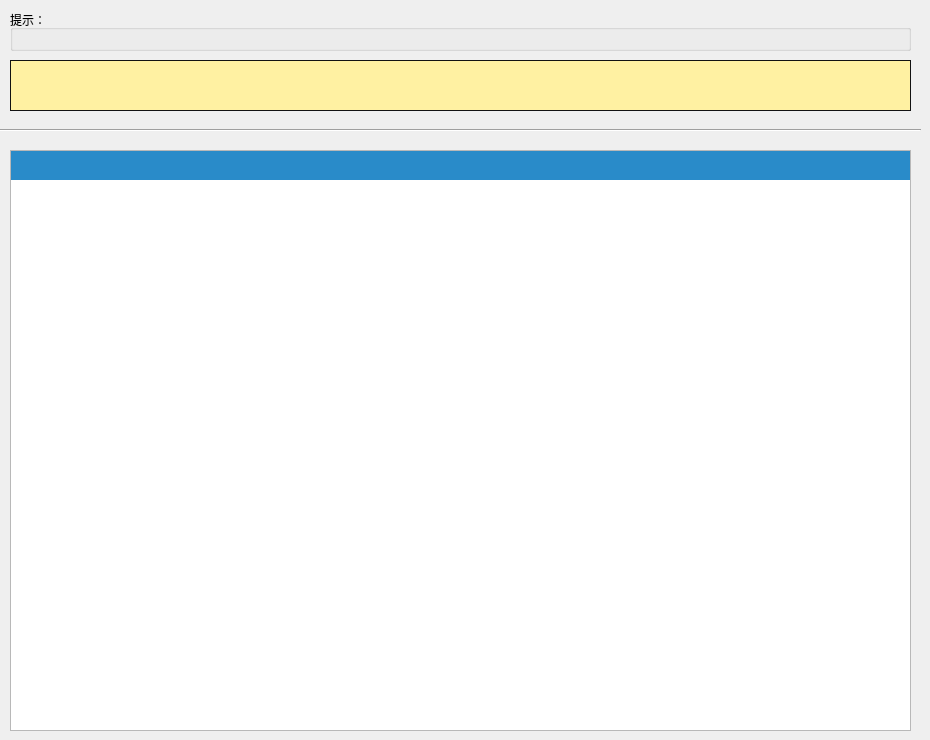
       <widget class="QWidget" name="Invalid_Elective">
        <attribute name="title">
         <string>无效的选课结果</string>
        </attribute>
        <widget class="QLabel" name="label_3">
         <property name="geometry">
          <rect>
           <x>10</x>
           <y>60</y>
           <width>901</width>
           <height>51</height>
          </rect>
         </property>
         <property name="font">
          <font>
           <family>黑体</family>
           <pointsize>10</pointsize>
          </font>
         </property>
         <property name="styleSheet">
          <string notr="true">background-color: rgb(255, 241, 162);
color: rgb(255, 56, 42);
border-width: 1px;border-style: solid;
border-color: rgb(18, 18, 18);</string>
         </property>
         <property name="text">
          <string/>
         </property>
        </widget>
        <widget class="QGroupBox" name="groupBox_5">
         <property name="geometry">
          <rect>
           <x>10</x>
           <y>10</y>
           <width>901</width>
           <height>41</height>
          </rect>
         </property>
         <property name="title">
          <string>提示：</string>
         </property>
        </widget>
        <widget class="Line" name="line_2">
         <property name="geometry">
          <rect>
           <x>0</x>
           <y>120</y>
           <width>921</width>
           <height>20</height>
          </rect>
         </property>
         <property name="styleSheet">
          <string notr="true">border-color: rgb(30, 150, 255);</string>
         </property>
         <property name="orientation">
          <enum>Qt::Horizontal</enum>
         </property>
        </widget>
        <widget class="QTableView" name="null_course_res_view">
         <property name="geometry">
          <rect>
           <x>10</x>
           <y>150</y>
           <width>901</width>
           <height>581</height>
          </rect>
         </property>
         <property name="styleSheet">
          <string notr="true">QTableView QTableCornerButton::section {
    color: white;/*文字颜色*/
    background-color: rgb(41, 139, 201);/*背景色*/
    border: 5px solid #418bc9;/*边框*/
    border-radius:0px;/*边框圆角*/
    border-color: rgb(41, 139, 201);/*边框颜色*/
    font: 10px;/*字体大小*/
    padding:0px 0 0 0px;/*内边距*/
 }

QHeaderView {
    color: white;
    font: bold 10pt;
    background-color: rgb(41, 139, 201);
    border: 0px solid rgb(144, 144, 144);
    border:0px solid rgb(191,191,191);
    border-left-color: rgba(255, 255, 255, 0);
    border-top-color: rgba(255, 255, 255, 0);
    border-radius:0px;
    min-height:29px;
}

QHeaderView::section {
    color: white;
    background-color:rgb(41, 139, 201);
    border: 5px solid #f6f7fa;
    border-radius:0px;
    border-color:rgb(41, 139, 201);
}</string>
         </property>
         <attribute name="verticalHeaderVisible">
          <bool>false</bool>
         </attribute>
        </widget>
       </widget>
